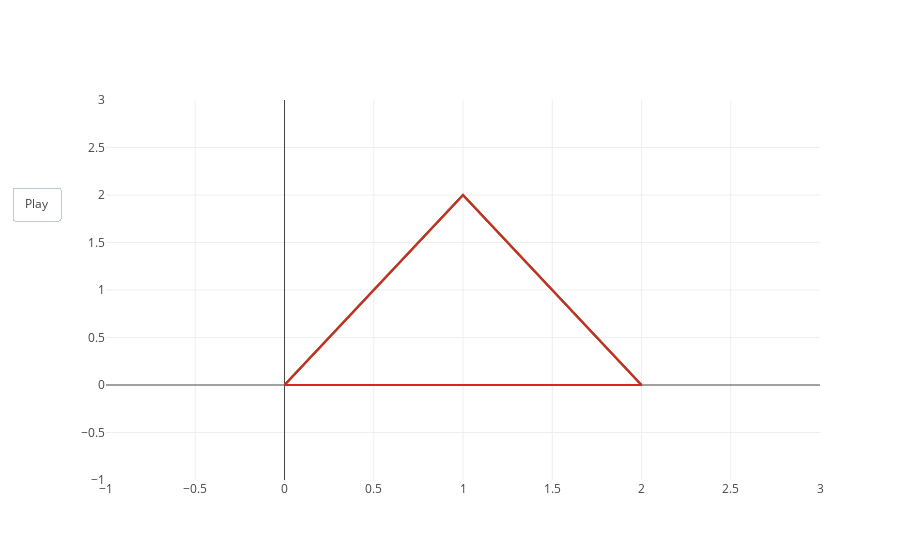

Notebook code cell kept with this figure:
### Code cell
full_trace1 = {'type': 'scatter', 'mode': 'lines', 'x': x1, 'y': y1, 'showlegend': False}
full_trace2 = {'type': 'scatter', 'mode': 'lines', 'x': x2, 'y': y2, 'showlegend': False}
frames = [
    {'data': [
        {'type': 'scatter', 'mode': 'markers', 'marker': {'size': 10}, 'x': [x1_val], 'y': [y1_val]},
        {'type': 'scatter', 'mode': 'markers', 'marker': {'size': 10}, 'x': [x2_val], 'y': [y2_val]},
    ]}
    for x1_val, y1_val, x2_val, y2_val in zip(x1, y1, x2, y2)
]
fig_animation = {
    'data': [full_trace1, full_trace2, full_trace1, full_trace2],
    'layout': {
        'xaxis': {'range': [-1, 3]},
        'yaxis': {'range': [-1, 3]},
        'updatemenus': [
            {
                'buttons': [{'args': [None], 'label': 'Play', 'method': 'animate'}],
                'pad': {'r': 10, 't': 87},
                'showactive': False,
                'type': 'buttons'
            }
        ]
    },
    'frames': frames
}
iplot(fig_animation, filename='sf-data-animation')

### Figure 1 — Plotly figure (JSON) as saved in the notebook; plotly's stock layout.template omitted (floating-point values rounded to 4 significant figures)
{"data": [{"mode": "lines", "showlegend": false, "type": "scatter", "x": [0, 1, 2, 0, 1, 2, 0, 1, 2, 0, 1, 2], "y": [0, 2, 0, 0, 2, 0, 0, 2, 0, 0, 2, 0]}, {"mode": "lines", "showlegend": false, "type": "scatter", "x": [2, 1, 0, 2, 1, 0, 2, 1, 0, 2, 1, 0], "y": [0, 2, 0, 0, 2, 0, 0, 2, 0, 0, 2, 0]}, {"mode": "lines", "showlegend": false, "type": "scatter", "x": [0, 1, 2, 0, 1, 2, 0, 1, 2, 0, 1, 2], "y": [0, 2, 0, 0, 2, 0, 0, 2, 0, 0, 2, 0]}, {"mode": "lines", "showlegend": false, "type": "scatter", "x": [2, 1, 0, 2, 1, 0, 2, 1, 0, 2, 1, 0], "y": [0, 2, 0, 0, 2, 0, 0, 2, 0, 0, 2, 0]}], "layout": {"updatemenus": [{"buttons": [{"args": [null], "label": "Play", "method": "animate"}], "pad": {"r": 10, "t": 87}, "showactive": false, "type": "buttons"}], "xaxis": {"range": [-1, 3]}, "yaxis": {"range": [-1, 3]}}}
